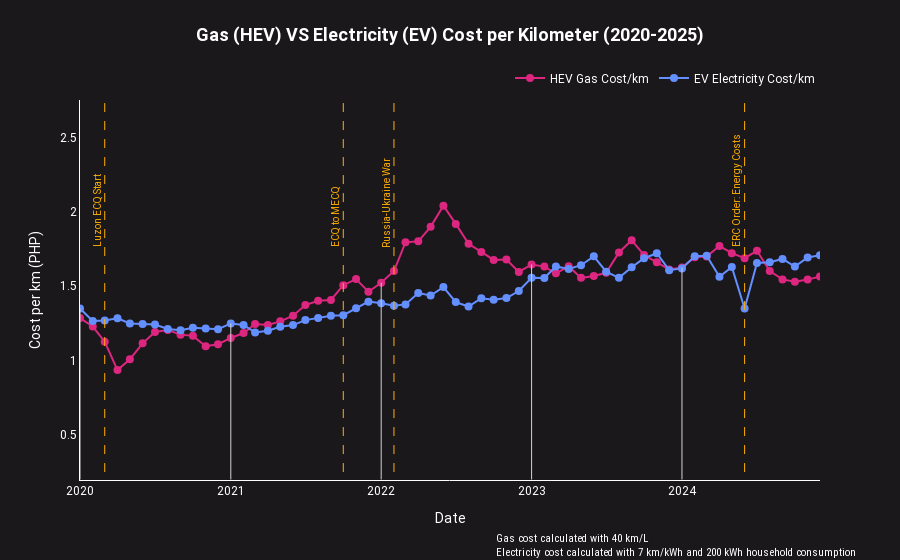

Notebook code cell kept with this figure:
### Code cell
def graph_nutshell_plot(km_l: float, km_kwh: float, kwh_consumption: int):
    ## 18, 7, 300, 40
    nutshell_df = make_comparison_dataframe(km_l, km_kwh, kwh_consumption)

    gas_color = '#dc267f'  # Red
    electricity_color = '#648fff'  # Blue
    vline_color = '#ffb000'
    text_color = '#FFFFFF'
    bg_color = '#1B181C'

    fig = go.Figure()
    fig.update_layout(width=900)
    fig.update_layout(
        font=dict(
            color=text_color,
            family="Roboto",
        )
    )

    line_width = 1

    ## vertical lines
    luzon_lockdown = datetime(2020, 3, 1)
    lockdown_reduced = datetime(2021, 10, 1)
    ukraine_invasion = datetime(2022, 2, 1)
    erc_order = datetime(2024, 6, 1)
    annotation_y = 1.75
    annotation_font = 10
    fig.update_layout(
        shapes=[
            dict(
                type="line",
                x0=luzon_lockdown,
                x1=luzon_lockdown,
                line=dict(color=vline_color, width=line_width, dash="dash")
            ),
            dict(
                type="line",
                x0=lockdown_reduced,
                x1=lockdown_reduced,
                line=dict(color=vline_color, width=line_width, dash="dash")
            ),
            dict(
                type="line",
                x0=ukraine_invasion,
                x1=ukraine_invasion,
                line=dict(color=vline_color, width=line_width, dash="dash")
            ),
            dict(
                type="line",
                x0=erc_order,
                x1=erc_order,
                line=dict(color=vline_color, width=line_width, dash="dash")
            ),
        ],
        annotations=[
            dict(
                x=luzon_lockdown,
                y=annotation_y,
                xref="x",
                showarrow=False,
                text="Luzon ECQ Start",
                textangle=-90,
                xanchor="right",
                yanchor="bottom",
                font=dict(color=vline_color, size=annotation_font),
            ),
            dict(
                x=lockdown_reduced,
                y=annotation_y,
                xref="x",
                showarrow=False,
                text="ECQ to MECQ",
                textangle=-90,
                xanchor="right",
                yanchor="bottom",
                font=dict(color=vline_color, size=annotation_font),
            ),
            dict(
                x=ukraine_invasion,
                y=annotation_y,
                xref="x",
                showarrow=False,
                text="Russia-Ukraine War",
                textangle=-90,
                xanchor="right",
                yanchor="bottom",
                font=dict(color=vline_color, size=annotation_font),
            ),
            dict(
                x=erc_order,
                y=annotation_y,
                xref="x",
                showarrow=False,
                text="ERC Order: Energy Costs",
                textangle=-90,
                xanchor="right",
                yanchor="bottom",
                font=dict(color=vline_color, size=annotation_font),
            )
        ],
    )

    # Add Gas line plot
    fig.add_trace(go.Scatter(
        x=nutshell_df['Date'],
        y=nutshell_df['Gas cost/km'],
        mode='lines+markers',
        line=dict(color=gas_color, width=2),
        marker=dict(size=8),
        name='HEV Gas Cost/km',
        hovertemplate="<b>%{x|%b %Y}</b><br>HEV Gas Cost: PHP %{y:.3f}<extra></extra>",
    ))

    fig.add_trace(go.Scatter(
        x=nutshell_df['Date'],
        y=nutshell_df['Electricity cost/km'],
        mode='lines+markers',
        line=dict(color=electricity_color, width=2),
        marker=dict(size=8),
        name='EV Electricity Cost/km',
        hovertemplate="<b>%{x|%b %Y}</b><br>EV Electricity Cost: PHP %{y:.3f}<extra></extra>",
    ))
    
    fig.update_layout(
        title={
            'text': "<b>Gas (HEV) VS Electricity (EV) Cost per Kilometer (2020-2025)</b>",
            'y':0.95,
            'x':0.5,
            'xanchor': 'center',
            'font': dict(size=18)
        },
        xaxis=dict(
            title="Date",
            range=[nutshell_df['Date'].min(), nutshell_df['Date'].max()],
            tickformat="%Y",
            dtick="M12",  # Yearly ticks
            showgrid=False,
            showline=True,
            linecolor='white'
        ),
        yaxis=dict(
            title="Cost per km (PHP)",
            showgrid=False,
            showline=True,
            linecolor='white',
        ),
        legend=dict(
            orientation="h",
            yanchor="bottom",
            y=1.02,
            xanchor="right",
            x=1
        ),
        plot_bgcolor=bg_color,
        paper_bgcolor=bg_color,
        hovermode="x unified",
    )

    for date in nutshell_df['Date']:
        month = date.month
        if month != 1:
            continue
        gas_cost = nutshell_df.loc[nutshell_df['Date'] == date]['Gas cost/km']
        elec_cost = nutshell_df.loc[nutshell_df['Date'] == date]['Electricity cost/km']
        
        val = max(elec_cost.iloc[0], gas_cost.iloc[0])
        fig.add_shape(
            go.layout.Shape(
                type="line",
                x0=date, y0=0.2,  # Start at the x-axis (y=0)
                x1=date, y1=val,  # End at the data point
                xref="x", yref="y",
                line=dict(color="lightgray", width=1)
            )
        )

    fig.add_annotation(
        x=0.8,
        y=-0.27,
        xref="paper",
        yref="paper",
        align="left",
        text=f"""
        Gas cost calculated with {km_l} km/L<br>
        Electricity cost calculated with {km_kwh} km/kWh and {kwh_consumption} kWh household consumption<br>
        Sources: DoE NCR Prevailing Pump Prices, Meralco Rates
        """,
        showarrow=True,
        font=dict(size=11, color=text_color, family="Roboto Condensed")
    )

    # Show the plot
    fig.show()

graph_nutshell_plot(40, 7, 200)

### Figure 1 — Plotly figure (JSON) as saved in the notebook; plotly's stock layout.template omitted (floating-point values rounded to 4 significant figures)
{"data": [{"hovertemplate": "<b>%{x|%b %Y}</b><br>HEV Gas Cost: PHP %{y:.3f}<extra></extra>", "line": {"color": "#dc267f", "width": 2}, "marker": {"size": 8}, "mode": "lines+markers", "name": "HEV Gas Cost/km", "type": "scatter", "x": ["2020-01-01T00:00:00", "2020-02-01T00:00:00", "2020-03-01T00:00:00", "2020-04-01T00:00:00", "2020-05-01T00:00:00", "2020-06-01T00:00:00", "2020-07-01T00:00:00", "2020-08-01T00:00:00", "2020-09-01T00:00:00", "2020-10-01T00:00:00", "2020-11-01T00:00:00", "2020-12-01T00:00:00", "2021-01-01T00:00:00", "2021-02-01T00:00:00", "2021-03-01T00:00:00", "2021-04-01T00:00:00", "2021-05-01T00:00:00", "2021-06-01T00:00:00", "2021-07-01T00:00:00", "2021-08-01T00:00:00", "2021-09-01T00:00:00", "2021-10-01T00:00:00", "2021-11-01T00:00:00", "2021-12-01T00:00:00", "2022-01-01T00:00:00", "2022-02-01T00:00:00", "2022-03-01T00:00:00", "2022-04-01T00:00:00", "2022-05-01T00:00:00", "2022-06-01T00:00:00", "2022-07-01T00:00:00", "2022-08-01T00:00:00", "2022-09-01T00:00:00", "2022-10-01T00:00:00", "2022-11-01T00:00:00", "2022-12-01T00:00:00", "2023-01-01T00:00:00", "2023-02-01T00:00:00", "2023-03-01T00:00:00", "2023-04-01T00:00:00", "2023-05-01T00:00:00", "2023-06-01T00:00:00", "2023-07-01T00:00:00", "2023-08-01T00:00:00", "2023-09-01T00:00:00", "2023-10-01T00:00:00", "2023-11-01T00:00:00", "2023-12-01T00:00:00", "2024-01-01T00:00:00", "2024-02-01T00:00:00", "2024-03-01T00:00:00", "2024-04-01T00:00:00", "2024-05-01T00:00:00", "2024-06-01T00:00:00", "2024-07-01T00:00:00", "2024-08-01T00:00:00", "2024-09-01T00:00:00", "2024-10-01T00:00:00", "2024-11-01T00:00:00", "2024-12-01T00:00:00"], "y": [1.287, 1.229, 1.127, 0.9364, 1.009, 1.116, 1.192, 1.206, 1.175, 1.166, 1.097, 1.11, 1.152, 1.186, 1.246, 1.24, 1.264, 1.302, 1.374, 1.402, 1.408, 1.507, 1.548, 1.463, 1.524, 1.603, 1.796, 1.803, 1.9, 2.042, 1.92, 1.786, 1.731, 1.677, 1.68, 1.597, 1.647, 1.632, 1.587, 1.634, 1.557, 1.569, 1.591, 1.728, 1.809, 1.71, 1.661, 1.613, 1.627, 1.695, 1.7, 1.771, 1.723, 1.689, 1.739, 1.602, 1.546, 1.53, 1.545, 1.566]}, {"hovertemplate": "<b>%{x|%b %Y}</b><br>EV Electricity Cost: PHP %{y:.3f}<extra></extra>", "line": {"color": "#648fff", "width": 2}, "marker": {"size": 8}, "mode": "lines+markers", "name": "EV Electricity Cost/km", "type": "scatter", "x": ["2020-01-01T00:00:00", "2020-02-01T00:00:00", "2020-03-01T00:00:00", "2020-04-01T00:00:00", "2020-05-01T00:00:00", "2020-06-01T00:00:00", "2020-07-01T00:00:00", "2020-08-01T00:00:00", "2020-09-01T00:00:00", "2020-10-01T00:00:00", "2020-11-01T00:00:00", "2020-12-01T00:00:00", "2021-01-01T00:00:00", "2021-02-01T00:00:00", "2021-03-01T00:00:00", "2021-04-01T00:00:00", "2021-05-01T00:00:00", "2021-06-01T00:00:00", "2021-07-01T00:00:00", "2021-08-01T00:00:00", "2021-09-01T00:00:00", "2021-10-01T00:00:00", "2021-11-01T00:00:00", "2021-12-01T00:00:00", "2022-01-01T00:00:00", "2022-02-01T00:00:00", "2022-03-01T00:00:00", "2022-04-01T00:00:00", "2022-05-01T00:00:00", "2022-06-01T00:00:00", "2022-07-01T00:00:00", "2022-08-01T00:00:00", "2022-09-01T00:00:00", "2022-10-01T00:00:00", "2022-11-01T00:00:00", "2022-12-01T00:00:00", "2023-01-01T00:00:00", "2023-02-01T00:00:00", "2023-03-01T00:00:00", "2023-04-01T00:00:00", "2023-05-01T00:00:00", "2023-06-01T00:00:00", "2023-07-01T00:00:00", "2023-08-01T00:00:00", "2023-09-01T00:00:00", "2023-10-01T00:00:00", "2023-11-01T00:00:00", "2023-12-01T00:00:00", "2024-01-01T00:00:00", "2024-02-01T00:00:00", "2024-03-01T00:00:00", "2024-04-01T00:00:00", "2024-05-01T00:00:00", "2024-06-01T00:00:00", "2024-07-01T00:00:00", "2024-08-01T00:00:00", "2024-09-01T00:00:00", "2024-10-01T00:00:00", "2024-11-01T00:00:00", "2024-12-01T00:00:00"], "y": [1.35, 1.266, 1.27, 1.285, 1.25, 1.246, 1.242, 1.213, 1.204, 1.221, 1.216, 1.211, 1.25, 1.24, 1.188, 1.201, 1.227, 1.239, 1.272, 1.286, 1.301, 1.305, 1.352, 1.397, 1.386, 1.369, 1.378, 1.455, 1.438, 1.494, 1.393, 1.364, 1.419, 1.409, 1.421, 1.468, 1.557, 1.556, 1.634, 1.617, 1.642, 1.702, 1.599, 1.557, 1.629, 1.689, 1.722, 1.608, 1.62, 1.702, 1.706, 1.565, 1.631, 1.35, 1.657, 1.662, 1.684, 1.633, 1.694, 1.709]}], "layout": {"annotations": [{"font": {"color": "#ffb000", "size": 10}, "showarrow": false, "text": "Luzon ECQ Start", "textangle": -90, "x": "2020-03-01T00:00:00", "xanchor": "right", "xref": "x", "y": 1.75, "yanchor": "bottom"}, {"font": {"color": "#ffb000", "size": 10}, "showarrow": false, "text": "ECQ to MECQ", "textangle": -90, "x": "2021-10-01T00:00:00", "xanchor": "right", "xref": "x", "y": 1.75, "yanchor": "bottom"}, {"font": {"color": "#ffb000", "size": 10}, "showarrow": false, "text": "Russia-Ukraine War", "textangle": -90, "x": "2022-02-01T00:00:00", "xanchor": "right", "xref": "x", "y": 1.75, "yanchor": "bottom"}, {"font": {"color": "#ffb000", "size": 10}, "showarrow": false, "text": "ERC Order: Energy Costs", "textangle": -90, "x": "2024-06-01T00:00:00", "xanchor": "right", "xref": "x", "y": 1.75, "yanchor": "bottom"}, {"align": "left", "font": {"color": "#FFFFFF", "family": "Roboto Condensed", "size": 11}, "showarrow": true, "text": "\n        Gas cost calculated with 40 km/L<br>\n        Electricity cost calculated with 7 km/kWh and 200 kWh household consumption<br>\n        Sources: DoE NCR Prevailing Pump Prices, Meralco Rates\n        ", "x": 0.8, "xref": "paper", "y": -0.27, "yref": "paper"}], "font": {"color": "#FFFFFF", "family": "Roboto"}, "hovermode": "x unified", "legend": {"orientation": "h", "x": 1, "xanchor": "right", "y": 1.02, "yanchor": "bottom"}, "paper_bgcolor": "#1B181C", "plot_bgcolor": "#1B181C", "shapes": [{"line": {"color": "#ffb000", "dash": "dash", "width": 1}, "type": "line", "x0": "2020-03-01T00:00:00", "x1": "2020-03-01T00:00:00"}, {"line": {"color": "#ffb000", "dash": "dash", "width": 1}, "type": "line", "x0": "2021-10-01T00:00:00", "x1": "2021-10-01T00:00:00"}, {"line": {"color": "#ffb000", "dash": "dash", "width": 1}, "type": "line", "x0": "2022-02-01T00:00:00", "x1": "2022-02-01T00:00:00"}, {"line": {"color": "#ffb000", "dash": "dash", "width": 1}, "type": "line", "x0": "2024-06-01T00:00:00", "x1": "2024-06-01T00:00:00"}, {"line": {"color": "lightgray", "width": 1}, "type": "line", "x0": "2020-01-01T00:00:00", "x1": "2020-01-01T00:00:00", "xref": "x", "y0": 0.2, "y1": 1.35, "yref": "y"}, {"line": {"color": "lightgray", "width": 1}, "type": "line", "x0": "2021-01-01T00:00:00", "x1": "2021-01-01T00:00:00", "xref": "x", "y0": 0.2, "y1": 1.25, "yref": "y"}, {"line": {"color": "lightgray", "width": 1}, "type": "line", "x0": "2022-01-01T00:00:00", "x1": "2022-01-01T00:00:00", "xref": "x", "y0": 0.2, "y1": 1.524, "yref": "y"}, {"line": {"color": "lightgray", "width": 1}, "type": "line", "x0": "2023-01-01T00:00:00", "x1": "2023-01-01T00:00:00", "xref": "x", "y0": 0.2, "y1": 1.647, "yref": "y"}, {"line": {"color": "lightgray", "width": 1}, "type": "line", "x0": "2024-01-01T00:00:00", "x1": "2024-01-01T00:00:00", "xref": "x", "y0": 0.2, "y1": 1.627, "yref": "y"}], "title": {"font": {"size": 18}, "text": "<b>Gas (HEV) VS Electricity (EV) Cost per Kilometer (2020-2025)</b>", "x": 0.5, "xanchor": "center", "y": 0.95}, "width": 900, "xaxis": {"dtick": "M12", "linecolor": "white", "range": ["2020-01-01T00:00:00", "2024-12-01T00:00:00"], "showgrid": false, "showline": true, "tickformat": "%Y", "title": {"text": "Date"}}, "yaxis": {"linecolor": "white", "showgrid": false, "showline": true, "title": {"text": "Cost per km (PHP)"}}}}
